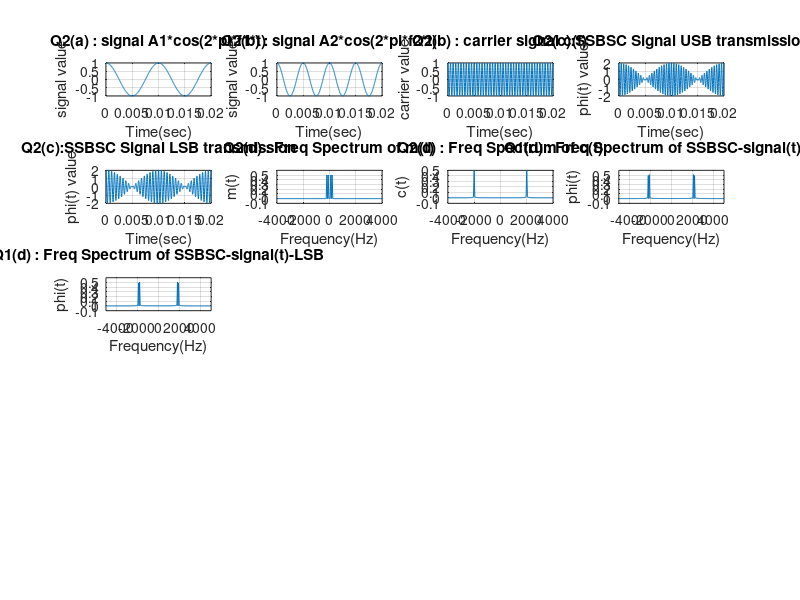

Reproduce this figure in MATLAB. (Note: this script raises an error after producing the figure.)
clc;clear;close all;

f1 = 100;
f2 = 200;
fc = 2000;
A_c = 1;
A1 = 1;
A2 = 1;
Sampling_rate = 50000;

% question 2 part (a)

t = 0:1/Sampling_rate:2/f1;
signal_1 = A1*cos(2*pi*f1*t);
subplot(5,4,1);
plot(t,signal_1);
grid on;
xlabel("Time(sec)");
ylabel("signal value");
title("Q2(a) : signal A1*cos(2*pi*f1*t)");
%axis([0,0.02,-1,1]);

% question 2 part (b)

signal_2 = A2*cos(2*pi*f2*t);
subplot(5,4,2);
plot(t,signal_2);
grid on;
xlabel("Time(sec)");
ylabel("signal value");
title("Q2(b) : signal A2*cos(2*pi*f2*t)");
%axis([0,0.02,-1,1]);

carrier_signal = A_c*cos(2*pi*fc*t);
subplot(5,4,3);
plot(t,carrier_signal);
grid on;
xlabel("Time(sec)");
ylabel("carrier value");
title("Q2(b) : carrier signal c(t)");
%axis([0,0.02,-1,1]);

% question 2 part (c)

message_signal = signal_1 + signal_2;
message_h = A1*cos((2*pi*f1*t) - pi/2) + A2*cos((2*pi*f2*t) - pi/2);
SSBSC_signal_USB = A_c*message_signal.*cos(2*pi*fc*t) - A_c*message_h.*sin(2*pi*fc*t);
subplot(5,4,4);
plot(t,SSBSC_signal_USB);
grid on;
xlabel("Time(sec)");
ylabel("phi(t) value");
title("Q2(c):SSBSC Signal USB transmission");

SSBSC_signal_LSB = A_c*message_signal.*cos(2*pi*fc*t) + A_c*message_h.*sin(2*pi*fc*t);
subplot(5,4,5);
plot(t,SSBSC_signal_LSB);
grid on;
xlabel("Time(sec)");
ylabel("phi(t) value");
title("Q2(c):SSBSC Signal LSB transmission");

% question 2 part (d)

freq = (-Sampling_rate/2:1/0.02:Sampling_rate/2);
mt_final = fftshift(fft(message_signal));
ct_final = fftshift(fft(carrier_signal));
SSBSC_final_USB = fftshift(fft(SSBSC_signal_USB));
SSBSC_final_LSB = fftshift(fft(SSBSC_signal_LSB));

subplot(5,4,6);
plot(freq,abs(mt_final/length(freq)));
grid on;
title("Q2(d) : Freq Spectrum of m(t)");
xlabel("Frequency(Hz)");
ylabel("m(t)");
axis([-4000,4000,-0.1,0.6]);

subplot(5,4,7);
plot(freq,abs(ct_final/length(freq)));
grid on;
title("Q2(d) : Freq Spectrum of c(t)");
xlabel("Frequency(Hz)");
ylabel("c(t)");
axis([-4000,4000,-0.1,0.5]);

subplot(5,4,8);
plot(freq,abs(SSBSC_final_USB/length(freq)));
grid on;
title("Q1(d) : Freq Spectrum of SSBSC-signal(t)-USB");
xlabel("Frequency(Hz)");
ylabel("phi(t)");
axis([-5000,5000,-0.1,0.6]);

subplot(5,4,9);
plot(freq,abs(SSBSC_final_LSB/length(freq)));
grid on;
title("Q1(d) : Freq Spectrum of SSBSC-signal(t)-LSB");
xlabel("Frequency(Hz)");
ylabel("phi(t)");
axis([-5000,5000,-0.1,0.6]);

% question 2 part (e)

sync_demod_output = lowpass(SSBSC_signal_USB .* carrier_signal,250,Sampling_rate);
sync_demod_output = 2*(sync_demod_output);

sync_demod_output_2 = lowpass(SSBSC_signal_LSB .* carrier_signal,250,Sampling_rate);
sync_demod_output_2 = 2*(sync_demod_output_2);

subplot(5,4,10);
plot(t,sync_demod_output);
grid on;
title("Q1(e) : Sync. demod output of USB");
xlabel("time(s)");
ylabel("sync-demod-output");

subplot(5,4,11);
plot(t,sync_demod_output_2);
grid on;
title("Q1(e) : Sync. demod output of LSB");
xlabel("time(s)");
ylabel("sync-demod-output");

sync_demod_final = fftshift(fft(sync_demod_output));
subplot(5,4,12);
plot(freq,abs(sync_demod_final/length(freq)));
grid on;
title("Q2(e) : Freq Spectrum of sync. output USB");
xlabel("Frequency(Hz)");
ylabel("sync-demod-output");
axis([-2000,2000,-0.1,0.6]);

sync_demod_final = fftshift(fft(sync_demod_output_2));
subplot(5,4,13);
plot(freq,abs(sync_demod_final/length(freq)));
grid on;
title("Q2(e) : Freq Spectrum of sync. output LSB");
xlabel("Frequency(Hz)");
ylabel("sync-demod-output");
axis([-2000,2000,-0.1,0.6]);

sync_demod_output = lowpass(SSBSC_signal_USB .*cos(2*pi*fc*t + 90*pi/180)*A_c,200,Sampling_rate);
sync_demod_output = 2*(sync_demod_output);

sync_demod_output_2 = lowpass(SSBSC_signal_LSB .*cos(2*pi*fc*t + 90*pi/180)*A_c,200,Sampling_rate);
sync_demod_output_2 = 2*(sync_demod_output_2);

subplot(5,4,14);
plot(t,sync_demod_output);
grid on;
title("Q2(e) : Sync.demod output of USB, phase=90");
xlabel("time(s)");
ylabel("sync-demod-output");

subplot(5,4,15);
plot(t,sync_demod_output_2);
grid on;
title("Q2(e) : Sync.demod output of LSB, phase=90");
xlabel("time(s)");
ylabel("sync-demod-output");

sync_demod_final = fftshift(fft(sync_demod_output));
subplot(5,4,16);
plot(freq,abs(sync_demod_final/length(freq)));
grid on;
title("Q2(e) : Freq Spectrum of demod USB, phase=90");
xlabel("Frequency(Hz)");
ylabel("sync-demod-output");
axis([-2000,2000,-0.1,0.6]);

sync_demod_final = fftshift(fft(sync_demod_output_2));
subplot(5,4,17);
plot(freq,abs(sync_demod_final/length(freq)));
grid on;
title("Q2(e) : Freq Spectrum of demod LSB, phase=90");
xlabel("Frequency(Hz)");
ylabel("sync-demod-output");
axis([-2000,2000,-0.1,0.6]);